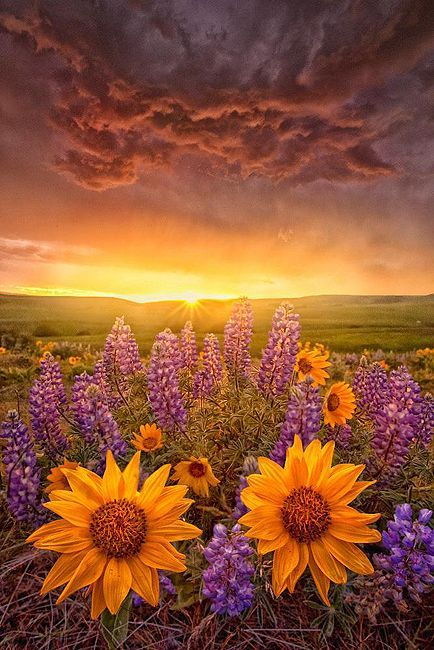
#> input picture images/sunflower1.jpg, 434 x 650 px
$ python basicfunction.py
#> lines starting #> are read from the running program, lines starting #| are printed output that depends on the picture
import cv2 as cv
img=cv.imread("images/sunflower1.jpg")
#> img is the input picture: shape (650, 434, 3); mean B, G, R 53.9, 84.5, 142.6
cv.imshow("real",img)

#converting to gray color
gray=cv.cvtColor(img,cv.COLOR_BGRA2GRAY)
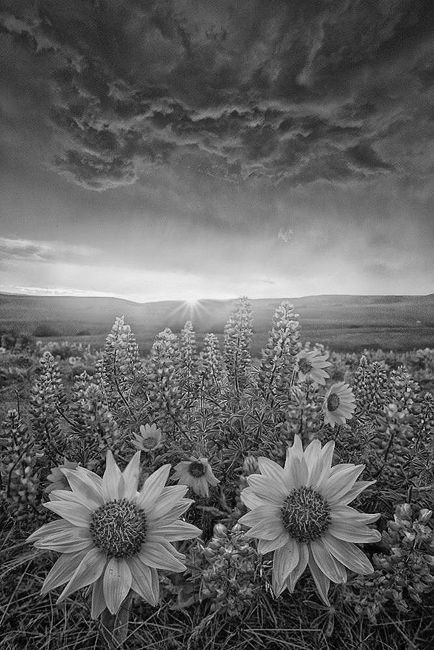
#> gray: shape (650, 434); min 0, max 246, mean 98.4
cv.imshow('Gray',gray)


#bluring images
blur=cv.GaussianBlur(img,(7,3),cv.BORDER_DEFAULT)
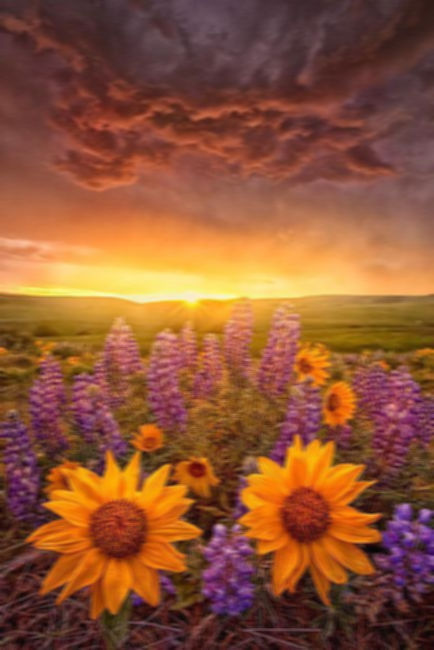
#> blur: shape (650, 434, 3); mean B, G, R 53.9, 84.5, 142.6
cv.imshow('blur',blur)

#canning of an image
canny=cv.Canny(img,175,125)
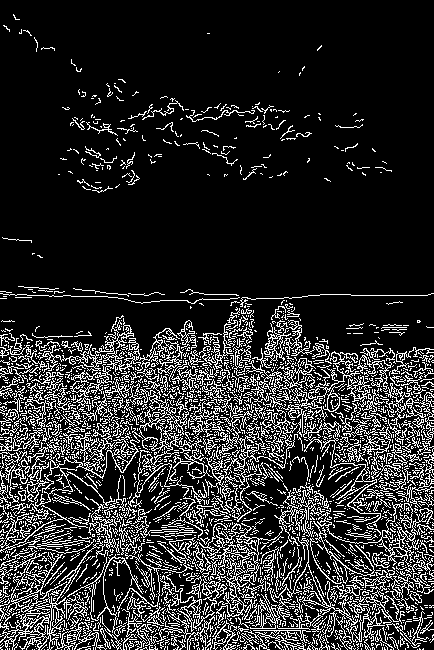
#> canny: shape (650, 434); 16.6% white in thin lines or dots
cv.imshow('canny',canny)

#cropping of an image
cropped=img[250:650,300:500]
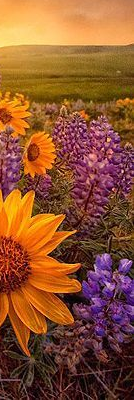
#> cropped: shape (400, 134, 3); mean B, G, R 48.2, 82.7, 141.2
cv.imshow("Cropping",cropped)

#resizing of an image
resize=cv.resize(img,(250,250),interpolation=cv.INTER_AREA)
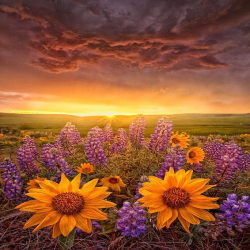
#> resize: shape (250, 250, 3); mean B, G, R 53.9, 84.5, 142.6
cv.imshow("resized",resize)
cv.waitKey(0)

$ run again, with images/kitten.jpg copied over images/sunflower1.jpg
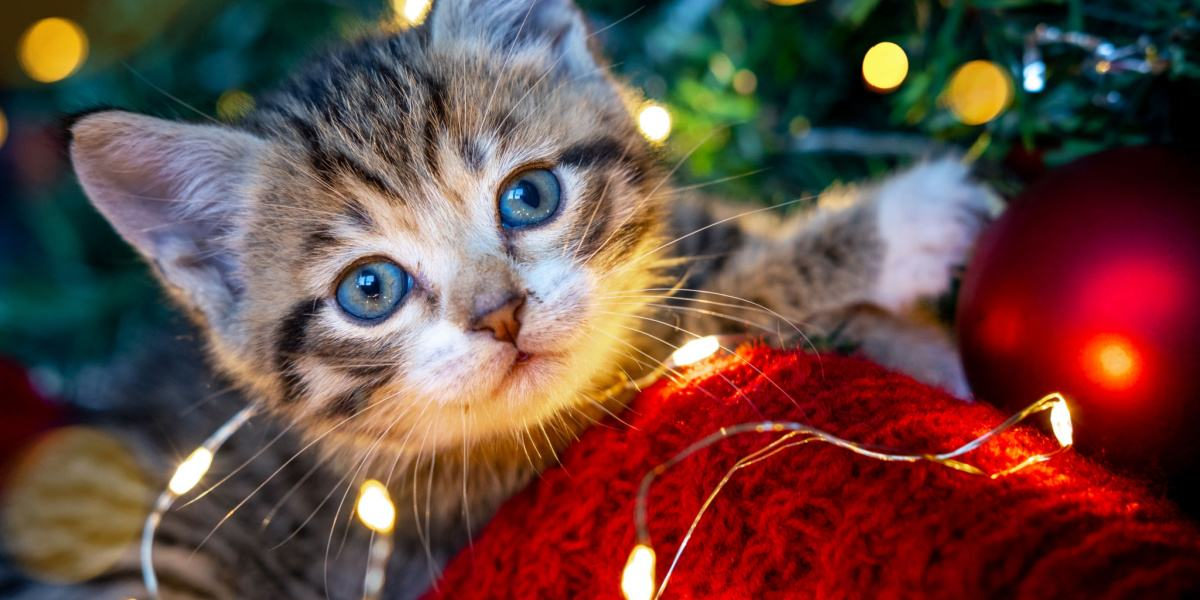
#> input picture images/kitten.jpg, 1200 x 600 px
#> img is the input picture: shape (600, 1200, 3); mean B, G, R 65, 71.8, 104.2
#> `canny=cv.Canny(img,175,125)`:
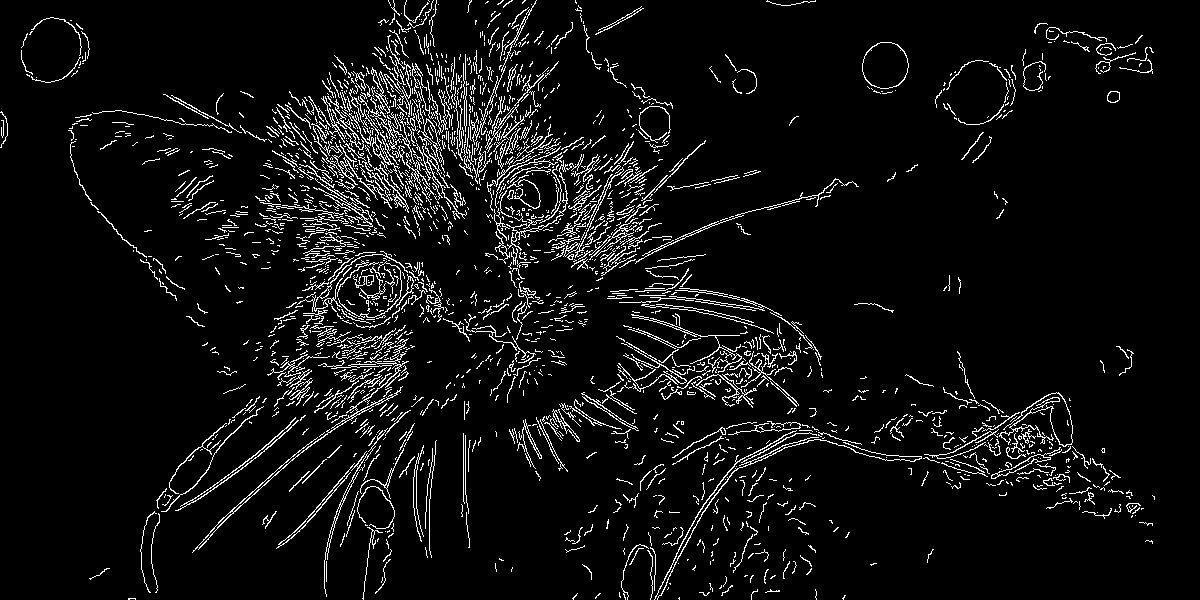
#> canny: shape (600, 1200); 6.1% white in thin lines or dots
#> `resize=cv.resize(img,(250,250),interpolation=cv.INTER_AREA)`:
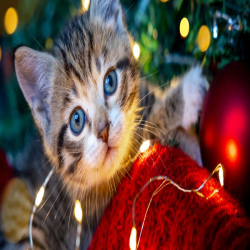
#> resize: shape (250, 250, 3); mean B, G, R 65, 71.8, 104.2

$ run again, with images/nature.jpg copied over images/sunflower1.jpg
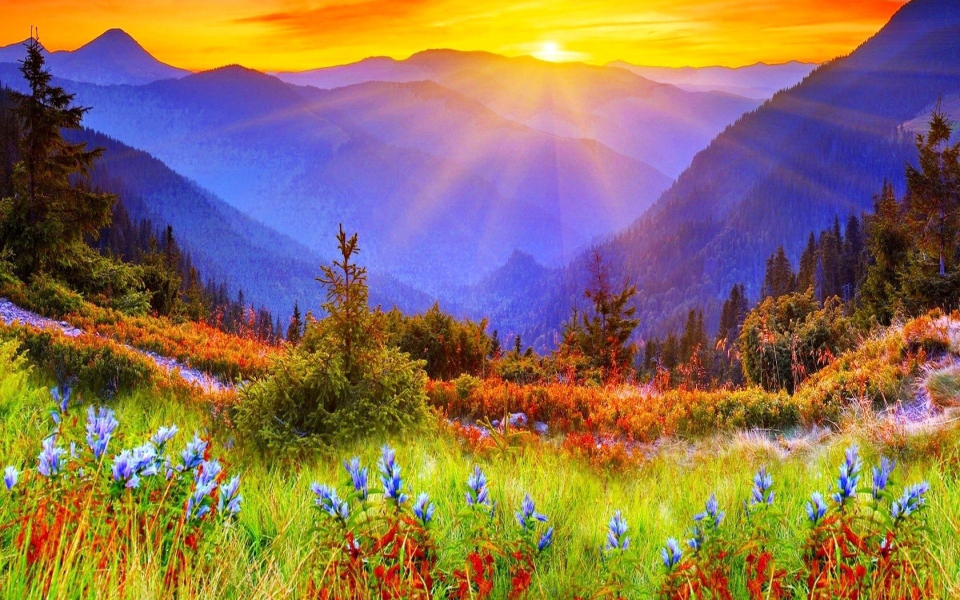
#> input picture images/nature.jpg, 1920 x 1200 px (shown at 1/2 size)
#> img is the input picture: shape (1200, 1920, 3); mean B, G, R 88, 113.6, 140.3
#> `canny=cv.Canny(img,175,125)`:
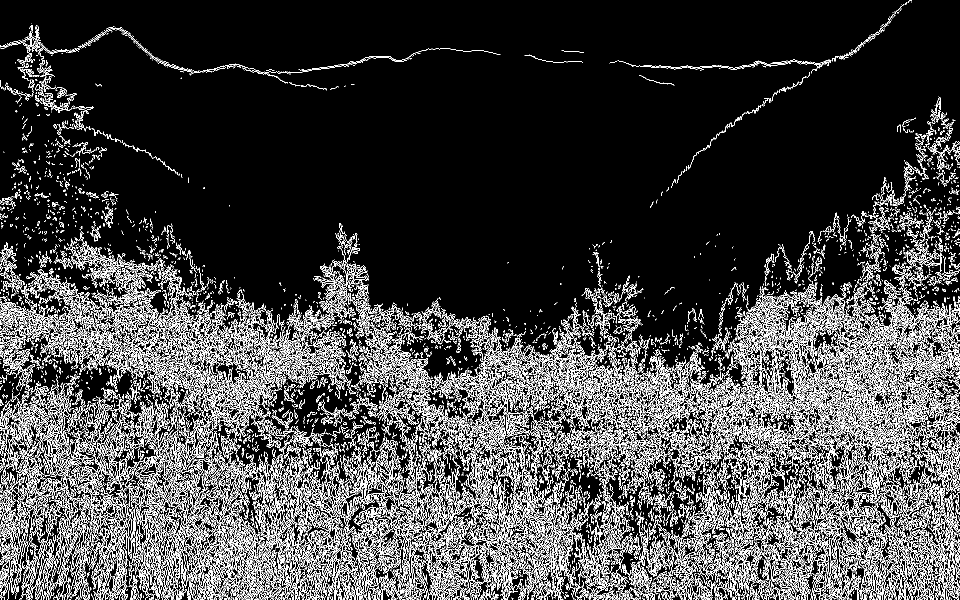
#> canny: shape (1200, 1920) (shown at 1/2 size); 15.3% white in thin lines or dots
#> `resize=cv.resize(img,(250,250),interpolation=cv.INTER_AREA)`:
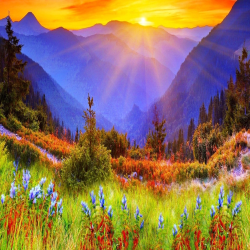
#> resize: shape (250, 250, 3); mean B, G, R 88, 113.6, 140.3
